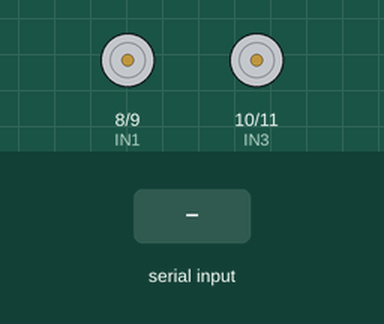
Bench run of a sketch on a simulated Arduino Uno, built with avr-gcc and run on an emulated ATmega328P. Shown: motor-driver pin pairs drawn as motors (green arrow = first pin HIGH = forward, orange = second pin HIGH = backward, longer = more drive). The inputs (shaded band) are chosen by the test bench.

Above: at 1.2 s.
1.3 s: "F" received over Serial
At 2.4 s:
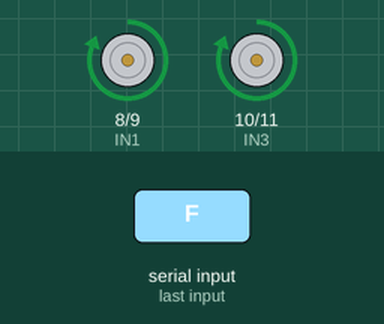
2.8 s: "B" received over Serial
At 3.5 s:
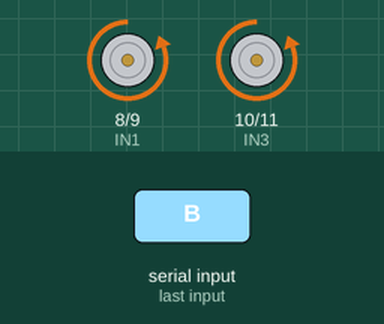
4.3 s: "L" received over Serial
At 4.6 s:
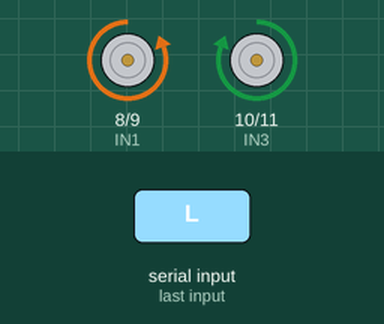
5.8 s: "R" received over Serial
At 7.0 s:
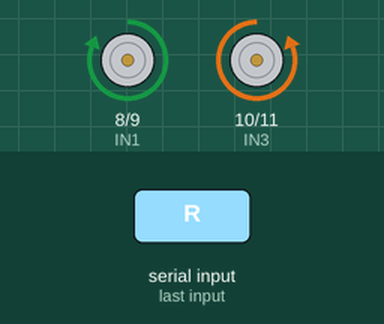
7.3 s: "S" received over Serial
At 8.1 s:
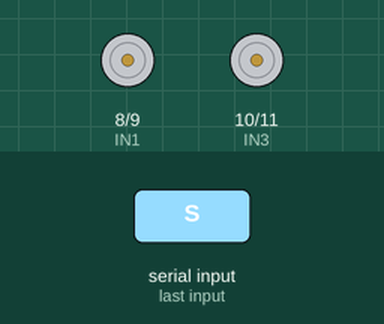
Timing chart, 0 to 9.8 s (numbered marks = the images above; inputs shaded):
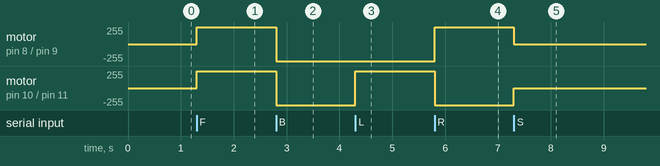

Measured:
- after the input at 1.3 s, motor on pin 8 (IN1) / pin 9 (IN2), motor on pin 10 (IN3) / pin 11 (IN4): stopped → forward 255/255 at once
- after the input at 2.8 s, motor on pin 8 (IN1) / pin 9 (IN2), motor on pin 10 (IN3) / pin 11 (IN4): forward 255/255 → backward 255/255 at once
- after the input at 4.3 s, motor on pin 10 (IN3) / pin 11 (IN4): backward 255/255 → forward 255/255 at once
- after the input at 5.8 s, motor on pin 8 (IN1) / pin 9 (IN2): backward 255/255 → forward 255/255 at once; motor on pin 10 (IN3) / pin 11 (IN4): forward 255/255 → backward 255/255 at once
- after the input at 7.3 s, motor on pin 8 (IN1) / pin 9 (IN2): forward 255/255 → stopped at once; motor on pin 10 (IN3) / pin 11 (IN4): backward 255/255 → stopped at once

The sketch:

Bluetooth-Car.ino
```cpp
char command;

#define IN1 8
#define IN2 9
#define IN3 10
#define IN4 11

void setup() {
  Serial.begin(9600);  // HC-05 default
  pinMode(IN1, OUTPUT);
  pinMode(IN2, OUTPUT);
  pinMode(IN3, OUTPUT);
  pinMode(IN4, OUTPUT);
}

void loop() {
  if (Serial.available()) {
    command = Serial.read();
    switch (command) {
      case 'F':
        forward(); break;
      case 'B':
        backward(); break;
      case 'L':
        left(); break;
      case 'R':
        right(); break;
      case 'S':
        stop(); break;
    }
  }
}

void forward() {
  digitalWrite(IN1, HIGH); digitalWrite(IN2, LOW);
  digitalWrite(IN3, HIGH); digitalWrite(IN4, LOW);
}

void backward() {
  digitalWrite(IN1, LOW); digitalWrite(IN2, HIGH);
  digitalWrite(IN3, LOW); digitalWrite(IN4, HIGH);
}

void left() {
  digitalWrite(IN1, LOW); digitalWrite(IN2, HIGH);
  digitalWrite(IN3, HIGH); digitalWrite(IN4, LOW);
}

void right() {
  digitalWrite(IN1, HIGH); digitalWrite(IN2, LOW);
  digitalWrite(IN3, LOW); digitalWrite(IN4, HIGH);
}

void stop() {
  digitalWrite(IN1, LOW); digitalWrite(IN2, LOW);
  digitalWrite(IN3, LOW); digitalWrite(IN4, LOW);
}
```
